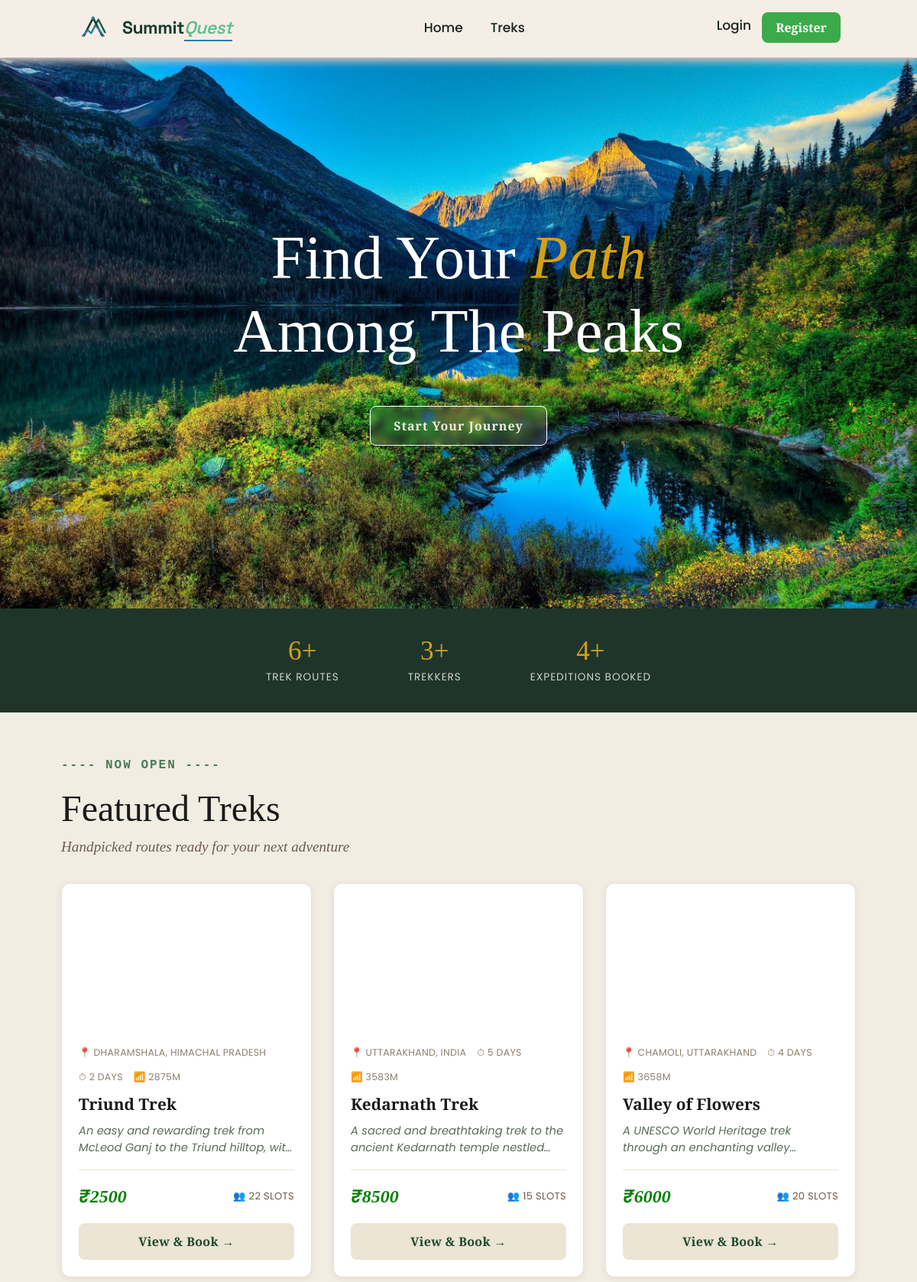
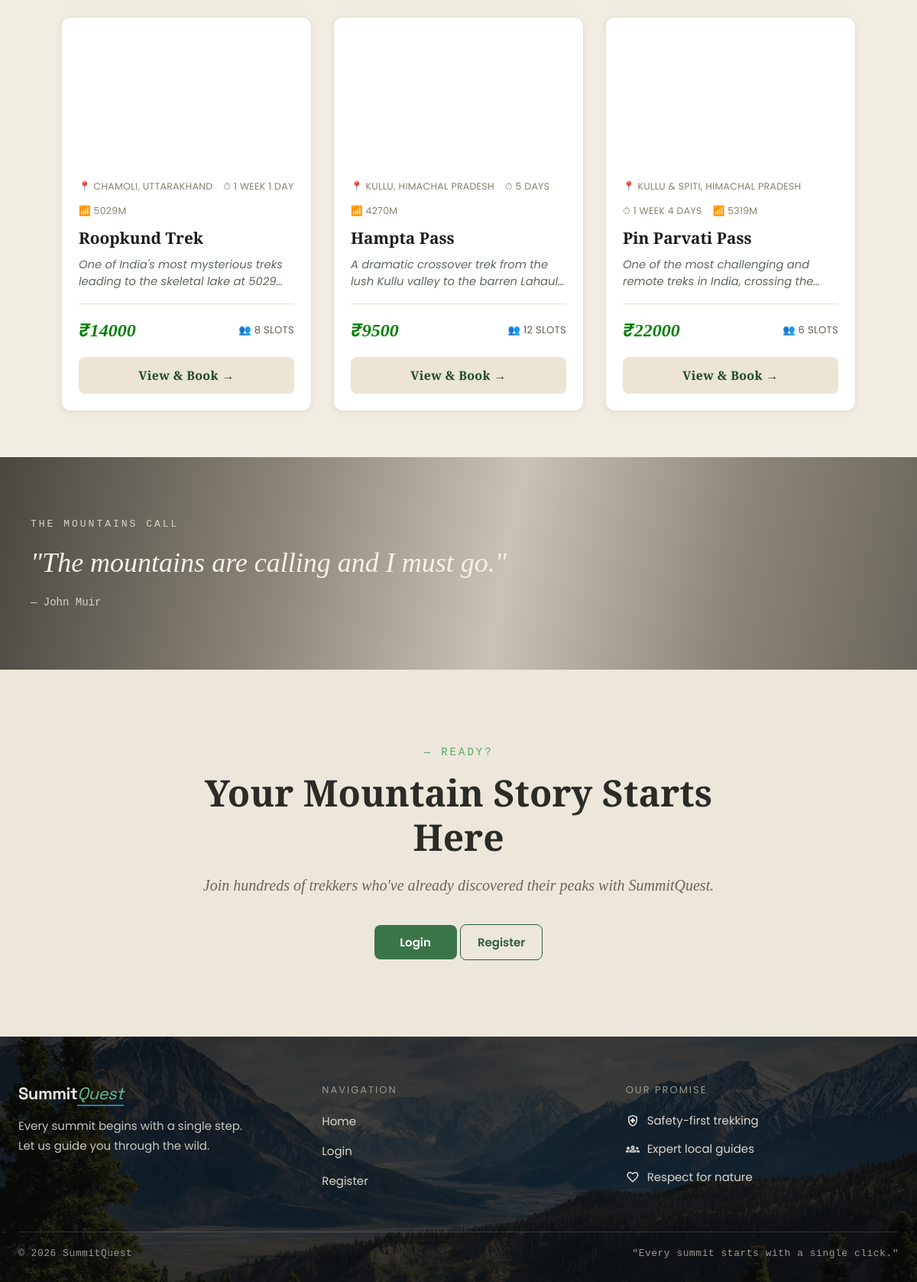
The page / on the database its author committed (2 pictures, top to bottom).
### app/models.py (models this page shows, shortened)
class Treks(db.Model):
    __tablename__ = "trek"
    id = db.Column(db.Integer, primary_key = True)
    name = db.Column(db.String(256), nullable= False, index = True)
    location = db.Column(db.String(50), nullable= False, index = True)
    difficulty= db.Column(db.String(50), nullable = False, index = True)
    status = db.Column(db.String(50), nullable = False, default = "Pending")
    duration =  db.Column(db.Integer, nullable= False)
    starting_date = db.Column(db.Date, nullable= False)
    ending_date = db.Column(db.Date, nullable= False)
    is_blocked = db.Column(db.String(50),nullable = False,default = False)
    created_at = db.Column(db.DateTime, default=datetime.utcnow, nullable=False)
    capacity = db.Column(db.Integer, default = 10)
    available = db.Column(db.Integer, default = 10)
    description = db.Column(db.Text)
    updated_at = db.Column(db.DateTime, default=datetime.utcnow, onupdate=datetime.utcnow, nullable=False)
    price = db.Column(db.Float, default=0)
    altitude = db.Column(db.String(50), nullable=True)
    image_url = db.Column(db.String(500), nullable=True)
    highlights = db.Column(db.Text, nullable=True)
    requirements = db.Column(db.Text, nullable=True)
    assigned_staff_id = db.Column(db.Integer,db.ForeignKey("user.id"),nullable = True)
    bookings = db.relationship(
    "Bookings",
    backref="trek",
    cascade="all, delete-orphan")

### app/routes.py (the view)
@visit.route("/")
def home():
    open_treks = (
        Treks.query.filter(Treks.status.in_(["Approved", "Open"]))
        .order_by(Treks.starting_date)
        .limit(6)
        .all()
    )
    stats = {
        "treks": Treks.query.count(),
        "users": User.query.filter_by(role="trekker").count(),
        "bookings": Bookings.query.count(),
    }
    return render_template("index.html", open_treks=open_treks, stats=stats)

### app/utils.py (called while the page is built)
def current_user():
    if 'user_id' not in session:
        return AnonUser()
    return SessionUser(session)

def format_duration(days):
    if not days or days < 1:
        return '—'
    weeks, remainder = divmod(int(days), 7)
    parts = []
    if weeks:
        parts.append(f"{weeks} Week{'s' if weeks > 1 else ''}")
    if remainder:
        parts.append(f"{remainder} Day{'s' if remainder > 1 else ''}")
    return ' '.join(parts) if parts else f"{days} Day{'s' if days != 1 else ''}"

### templates/index.html (shortened to what this page needs)
{% extends "base.html"%}
{% block extra_css%}
<link rel="stylesheet" href="{{ url_for('static', filename='css/for_index.css') }}">
{% endblock %}
{% block content %}
<div class="hero">
    <h1 class="hero-title">
        Find Your <span class="accent">Path</span> Among The Peaks
    </h1>
    {% if not current_user.is_authenticated %}
    <a href="{{ url_for('visit.register') }}" class="hero-cta">Start Your Journey</a>
    {% endif %}
</div>
<section class="stats-strip">
    <div class="stat-item">
        <div class="stat-number">{{ stats.treks }}+</div>
        <div class="stat-label">Trek Routes</div>
    </div>
    <div class="stat-item">
        <div class="stat-number">{{ stats.users }}+</div>
        <div class="stat-label">Trekkers</div>
    </div>
    <div class="stat-item">
        <div class="stat-number">{{ stats.bookings }}+</div>
        <div class="stat-label">Expeditions Booked</div>
    </div>
</section>
<section class="featured-section" id="treks_redirect">
    <div class="open">
        <span class="open-text">---- NOW OPEN ----</span>
    </div>
    <h2 class="section-title">Featured Treks</h2>
    <p class="section-subtitle">Handpicked routes ready for your next adventure</p>
    {% if open_treks %}
    <div class="trek-grid">
        {% for trek in open_treks %}
        <div class="trek-card">
            <div class="trek-card-img" {% if trek.image_url %}style="background-image:url('{{ trek.image_url }}')"{% endif %}></div>
            <div class="trek-card-body">
                <div class="trek-card-icons">
                    <span>📍 {{ trek.location }}</span>
                    <span>⏱ {{ format_duration(trek.duration) }}</span>
                    {% if trek.altitude %}<span>📶 {{ trek.altitude }}</span>{% endif %}
                </div>
                <h3>{{ trek.name }}</h3>
                <p class="trek-card-desc">{{ trek.description[:110] }}{% if trek.description|length > 110 %}…{% endif %}</p>
                <div class="trek-card-divider"></div>
                <div class="trek-card-footer">
                    <span class="trek-card-price">₹{{ "%.0f"|format(trek.price) }}</span>
                    <span class="trek-card-slots">👥 {{ trek.available }} slots</span>
                </div>
                <a href="{{ url_for('visit.trek_detail', trek_id=trek.id) }}" class="trek-card-cta">View &amp; Book →</a>
            </div>
        </div>
        {% endfor %}
    </div>
    {% else %}
    <p class="muted">No open treks right now — check back soon!</p>
    {% endif %}
</section>
<section class="quote">
    <div class="quote_container">
        <p class="quote_label">The Mountains Call</p>
        <p class="quote_text">"The mountains are calling and I must go."</p>
        <p class="quote_author">— John Muir</p>
    </div>
</section>
<section class="redirect">
    <div class="redirect_container">
        <p class="redirect_label">— Ready?</p>
        <h2 class="redirect_title">Your Mountain Story Starts Here</h2>
        <p class="redirect_subtitle">Join hundreds of trekkers who've already discovered their peaks with SummitQuest.</p>
        {% if current_user.is_authenticated %}
            {% if current_user.role == 'trekker' %}
                <a href="{{ url_for('visit.browse_treks')}}" class="redirect_btn">Explore Treks →</a>
            {% elif current_user.role == 'admin' %}
                <a href="{{ url_for('visit.admin_treks')}}" class="redirect_btn">Explore Treks →</a>
            {% endif %}
        {% else %}
            <div>
            <a href="{{ url_for('visit.login') }}" class="btn btn-primary" style="width: 9vw;"> Login </a>
            <a href="{{ url_for('visit.register') }}" class="btn btn-outline">Register</a>
            </div>
        {% endif %}
    </div>
</section>
{% endblock %}

### templates/base.html (shortened to what this page needs)
<!doctype html>
<html lang="en">
<head>
    <link href="{{ url_for('static', filename='css/style.css') }}" rel="stylesheet" />
    {% block extra_css %}{% endblock %}
</head>
<body>
<nav class="navbar">
    <a href="{{ url_for('visit.home') }}" class="brand">
        <img src="{{ url_for('static', filename='assets/logo-removebg-preview.png') }}" alt="logo" height="40px" width="50px">
        <span class="brand-name"><span class="main">Summit</span><span class="accent">Quest</span></span>
    </a>
    <ul class="nav-links">
        <li><a href="{{ url_for('visit.home') }}">Home</a></li>
        {% if current_user.is_authenticated %}
            {% if current_user.role == 'admin' %}
            <li><a href="{{ url_for('visit.admin_dashboard') }}">Dashboard</a></li>
            <li><a href="{{ url_for('visit.admin_treks') }}">Treks</a></li>
            <li><a href="{{ url_for('visit.admin_staff_list') }}">Staff</a></li>
            <li><a href="{{ url_for('visit.admin_users') }}">Users</a></li>
            <li><a href="{{ url_for('visit.admin_bookings') }}">Bookings</a></li>
            {% elif current_user.role == 'staff' %}
            <li><a href="{{ url_for('visit.staff_dashboard') }}">Dashboard</a></li>
            {% else %}
            <li><a href="{{ url_for('visit.user_dashboard') }}">Dashboard</a></li>
            <li><a href="{{ url_for('visit.browse_treks') }}">Treks</a></li>
            <li><a href="{{ url_for('visit.my_bookings') }}">My Bookings</a></li>
            {% endif %}
        {% else %}
            <li><a href="#treks_redirect">Treks</a></li>
        {% endif %}
    </ul>
    <div class="nav-actions">
        {% if current_user.is_authenticated %}
        <span class="role-pill role-{{ current_user.role }}">{{ current_user.role }}</span>
        {% if current_user.role == 'trekker' %}
        <a href="{{ url_for('visit.profile') }}" class="btn-login">{{ current_user.full_name or current_user.name }}</a>
        {% endif %}
        <a href="{{ url_for('visit.logout') }}" class="btn-register">Logout</a>
        {% else %}
        <a href="{{ url_for('visit.login') }}" class="btn-login">Login</a>
        <a href="{{ url_for('visit.register') }}" class="btn-register">Register</a>
        {% endif %}
    </div>
</nav>
<main class="site-main">
    {% block content %}{% endblock %}
</main>
<footer class="site-footer">
    <div class="footer-inner">
        <div class="footer-columns">
            <div class="footer-col">
                <div class="brand-name">Summit<span class="accent">Quest</span></div>
                <p>Every summit begins with a single step.<br>Let us guide you through the wild.</p>
            </div>
            <div class="footer-col">
                <div class="col-heading">Navigation</div>
                <ul>
                    <li><a href="{{ url_for('visit.home') }}">Home</a></li>
                    {% if current_user.is_authenticated %}
                        {% if current_user.role == 'admin'%}
                        <li><a href="{{ url_for('visit.admin_dashboard')}}">Dashboard</a></li>
                        {% elif current_user.role == 'staff' %}
                        <li><a href="{{ url_for('visit.staff_dashboard')}}">Dashboard</a></li>
                        {% else %}
                        <li><a href="{{ url_for('visit.user_dashboard')}}">Dashboard</a></li>
                        {% endif %}
                        <li><a href="{{ url_for('visit.logout')}}">Logout</a></li>
                    {% else %}
                    <li><a href="{{ url_for('visit.login') }}">Login</a></li>
                    <li><a href="{{ url_for('visit.register') }}">Register</a></li>
                    {% endif%}
                </ul>
            </div>
            <div class="footer-col">
                <div class="col-heading">Our Promise</div>
                <ul class="promise-list">
                    <li class="promos">
                        <img src="{{ url_for('static', filename='assets/safety.svg') }}" alt="Safety">
                        Safety-first trekking
                    </li>
                    <li class="promos">
                        <img src="{{ url_for('static', filename='assets/expert.svg') }}" alt="Expert">
                        Expert local guides
                    </li>
                    <li class="promos">
                        <img src="{{ url_for('static', filename='assets/love.svg') }}" alt="Love">
                        Respect for nature
                    </li>
                </ul>
            </div>
        </div>
        <hr class="footer-divider">
        <div class="footer-bottom">
            <span>&copy; 2026 SummitQuest</span>
            <span>"Every summit starts with a single click."</span>
        </div>
    </div>
</footer>
</body>
</html>

### static/css/style.css (style rules this page uses)
* { margin: 0; padding: 0; box-sizing: border-box; }
html { scroll-behavior: smooth; }
body { font-family: 'Playfair Display', 'Poppins', sans-serif; background-color: #f5f0e8; color: #16231C; }
a { color: inherit; }
.navbar { position: fixed; top: 0; left: 0; width: 100%; display: flex; align-items: center; justify-content: space-between; padding: 16px 100px; background-color: rgb(245, 238, 230); border-bottom: 3px solid rgb(245, 238, 230); z-index: 100; box-shadow: 0px 5px 10px 1px rgb(198, 188, 188); }
.brand { display: flex; align-items: center; gap: 10px; text-decoration: none; }
.brand-name { font-family: 'Space Grotesk', 'Poppins', sans-serif; font-size: 23px; letter-spacing: -0.5px; white-space: nowrap; }
.brand-name .main { font-weight: 700; color: #143C2D; }
.brand-name .accent { color: #5fbf8f; font-weight: 600; border-bottom: 2px solid #2A7DA8; padding-bottom: 1px; }
.nav-links { display: flex; list-style: none; gap: 36px; }
.nav-links a { text-decoration: none; color: #16231C; font-weight: 500; font-size: 17px; padding-bottom: 4px; border-bottom: 2px solid transparent; transition: all 0.8s ease; }
.nav-actions { display: flex; align-items: center; gap: 14px; }
.btn-login { text-decoration: none; font-weight: 500; font-size: 17px; color: #16231C; padding-bottom: 4px; border-bottom: 2px solid transparent; transition: all 0.8s ease; }
.btn-register { text-decoration: none; font-weight: 600; font-size: 16px; color: #FFFFFF; background: #3caa4a; padding: 9px 18px; border-radius: 8px; transition: all 0.8s ease; }
.btn { display: inline-block; font-family: 'Poppins', sans-serif; font-weight: 600; font-size: 15px; text-decoration: none; border: none; border-radius: 8px; padding: 11px 22px; cursor: pointer; text-align: center; }
.btn-primary { background: #3a7548; color: #fff; }
.btn-outline { background: transparent; color: #2f5d3a; border: 1px solid #2f5d3a; }
.site-footer { position: relative; background-image: linear-gradient(rgba(10, 10, 10, 0.78), rgba(10, 10, 10, 0.78)), url('../assets/footer_image.jpg'); background-size: cover; background-position: center; color: #e8e6df; padding: 60px 24px 30px; width: 100%; }
.footer-inner { max-width: 1200px; margin: 0 auto; }
.footer-columns { display: flex; flex-wrap: wrap; gap: 40px; justify-content: space-between; }
.footer-col { flex: 1 1 220px; min-width: 220px; }
.footer-col .brand-name { font-size: 22px; font-weight: bold; margin-bottom: 16px; }
.footer-col .brand-name .accent { color: #5fbf8f; font-weight: normal; border-bottom: 2px solid #2A7DA8; }
.footer-col p { font-size: 15px; line-height: 1.7; color: #c9c7c0; }
.col-heading { font-size: 13px; letter-spacing: 2px; text-transform: uppercase; color: #9a988f; margin-bottom: 18px; }
.footer-col ul { list-style: none; }
.footer-col ul li { margin-bottom: 14px; }
.footer-col ul li a { color: #d8d6cf; text-decoration: none; font-size: 15px; }
.promise-list li { display: flex; align-items: center; gap: 10px; font-size: 15px; color: #d8d6cf; }
.promise-list img { width: 18px; height: 18px; }
.footer-divider { border: none; border-top: 1px solid rgba(255, 255, 255, 0.15); margin: 40px 0 20px; }
.footer-bottom { display: flex; flex-wrap: wrap; justify-content: space-between; gap: 8px; font-family: 'Courier New', monospace; font-size: 13px; color: #9a988f; letter-spacing: 0.5px; }

### templates/index.html (style rules this page uses)
.quote { width: 100%; padding: 80px 40px; background: linear-gradient(100deg, #4a4640 0%, #8a8478 30%, #c9c3b6 55%, #8a8478 80%, #6b665d 100%); }
.quote_container { max-width: 800px; }
.quote_label { font-family: monospace; font-size: 13px; letter-spacing: 3px; text-transform: uppercase; color: #d8d3c8; margin: 0 0 20px 0; }
.quote_text { font-family: 'Playfair Display', serif; font-style: italic; font-size: 36px; color: #f5f2ea; margin: 0 0 20px 0; line-height: 1.3; }
.quote_author { font-family: monospace; font-size: 14px; color: #d8d3c8; margin: 0; }
.redirect { width: 100%; padding: 100px 40px; background-color: #ede7db; text-align: center; }
.redirect_container { max-width: 700px; margin: 0 auto; }
.redirect_label { font-family: monospace; font-size: 14px; letter-spacing: 3px; text-transform: uppercase; color: #5ba967; margin: 0 0 16px 0; }
.redirect_title { font-family: 'Playfair Display', serif; font-size: 48px; color: #2b2b28; margin: 0 0 20px 0; line-height: 1.2; }
.redirect_subtitle { font-family: 'Playfair Display', serif; font-style: italic; font-size: 20px; color: #6b6558; margin: 0 0 36px 0; line-height: 1.5; }

### rows shown on the page
Treks: location "DHARAMSHALA, HIMACHAL PRADESH", duration "2 DAYS", altitude "2875M", name "Triund Trek", description "An easy and rewarding trek from McLeod Ganj to the Triund hilltop,…", price "2500", available "22"
Treks: location "UTTARAKHAND, INDIA", duration "5 DAYS", altitude "3583M", name "Kedarnath Trek", description "A sacred and breathtaking trek to the ancient Kedarnath temple…", price "8500", available "15"
Treks: location "CHAMOLI, UTTARAKHAND", duration "4 DAYS", altitude "3658M", name "Valley of Flowers", description "A UNESCO World Heritage trek through an enchanting…", price "6000", available "20"
Treks: location "CHAMOLI, UTTARAKHAND", duration "1 WEEK 1 DAY", altitude "5029M", name "Roopkund Trek", description "One of India's most mysterious treks leading to the skeletal lake at…", price "14000", available "8"
Treks: location "KULLU, HIMACHAL PRADESH", duration "5 DAYS", altitude "4270M", name "Hampta Pass", description "A dramatic crossover trek from the lush Kullu valley to the barren…", price "9500", available "12"
Treks: location "KULLU & SPITI, HIMACHAL PRADESH", duration "1 WEEK 4 DAYS", altitude "5319M", name "Pin Parvati Pass", description "One of the most challenging and remote treks in India, crossing…", price "22000", available "6"

### other values the page prints
{{ stats.treks }} "6"
{{ stats.users }} "3"
{{ stats.bookings }} "4"
